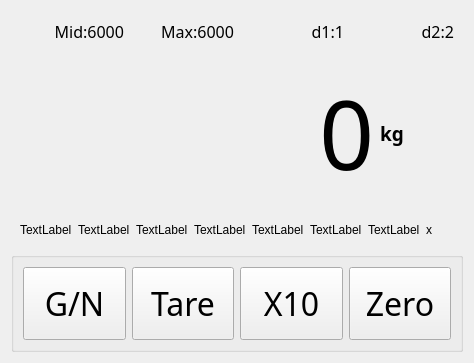
      <widget class="QWidget" name="tab_2">
       <attribute name="title">
        <string>Measure</string>
       </attribute>
       <layout class="QVBoxLayout" name="verticalLayout_3" stretch="1,6,1,2">
        <item>
         <widget class="QWidget" name="titleStatus" native="true">
          <property name="styleSheet">
           <string notr="true"/>
          </property>
          <layout class="QHBoxLayout" name="horizontalLayout_5">
           <item>
            <widget class="QLabel" name="lbl_display_wet_2">
             <property name="sizePolicy">
              <sizepolicy hsizetype="Expanding" vsizetype="Preferred">
               <horstretch>0</horstretch>
               <verstretch>0</verstretch>
              </sizepolicy>
             </property>
             <property name="font">
              <font>
               <family>Agency FB</family>
               <pointsize>12</pointsize>
              </font>
             </property>
             <property name="text">
              <string>Mid:6000</string>
             </property>
             <property name="alignment">
              <set>Qt::AlignRight|Qt::AlignTrailing|Qt::AlignVCenter</set>
             </property>
            </widget>
           </item>
           <item>
            <widget class="QLabel" name="lbl_display_wet_3">
             <property name="sizePolicy">
              <sizepolicy hsizetype="Expanding" vsizetype="Preferred">
               <horstretch>0</horstretch>
               <verstretch>0</verstretch>
              </sizepolicy>
             </property>
             <property name="font">
              <font>
               <family>Agency FB</family>
               <pointsize>12</pointsize>
              </font>
             </property>
             <property name="autoFillBackground">
              <bool>false</bool>
             </property>
             <property name="text">
              <string>Max:6000</string>
             </property>
             <property name="alignment">
              <set>Qt::AlignRight|Qt::AlignTrailing|Qt::AlignVCenter</set>
             </property>
            </widget>
           </item>
           <item>
            <widget class="QLabel" name="lbl_display_wet_4">
             <property name="sizePolicy">
              <sizepolicy hsizetype="Expanding" vsizetype="Fixed">
               <horstretch>0</horstretch>
               <verstretch>0</verstretch>
              </sizepolicy>
             </property>
             <property name="font">
              <font>
               <family>Agency FB</family>
               <pointsize>12</pointsize>
              </font>
             </property>
             <property name="text">
              <string>d1:1</string>
             </property>
             <property name="alignment">
              <set>Qt::AlignRight|Qt::AlignTrailing|Qt::AlignVCenter</set>
             </property>
            </widget>
           </item>
           <item>
            <widget class="QLabel" name="lbl_display_wet_5">
             <property name="sizePolicy">
              <sizepolicy hsizetype="Expanding" vsizetype="Preferred">
               <horstretch>0</horstretch>
               <verstretch>0</verstretch>
              </sizepolicy>
             </property>
             <property name="font">
              <font>
               <family>Agency FB</family>
               <pointsize>12</pointsize>
              </font>
             </property>
             <property name="text">
              <string>d2:2</string>
             </property>
             <property name="alignment">
              <set>Qt::AlignRight|Qt::AlignTrailing|Qt::AlignVCenter</set>
             </property>
            </widget>
           </item>
          </layout>
         </widget>
        </item>
        <item>
         <widget class="QWidget" name="widgetInfo" native="true">
          <property name="styleSheet">
           <string notr="true"/>
          </property>
          <layout class="QHBoxLayout" name="horizontalLayout_4">
           <item>
            <widget class="QLabel" name="lbl_display_wet">
             <property name="sizePolicy">
              <sizepolicy hsizetype="Expanding" vsizetype="Expanding">
               <horstretch>0</horstretch>
               <verstretch>0</verstretch>
              </sizepolicy>
             </property>
             <property name="font">
              <font>
               <family>Agency FB</family>
               <pointsize>72</pointsize>
              </font>
             </property>
             <property name="styleSheet">
              <string notr="true"/>
             </property>
             <property name="text">
              <string>0</string>
             </property>
             <property name="alignment">
              <set>Qt::AlignRight|Qt::AlignTrailing|Qt::AlignVCenter</set>
             </property>
            </widget>
           </item>
           <item>
            <widget class="QLabel" name="lblunit">
             <property name="sizePolicy">
              <sizepolicy hsizetype="Fixed" vsizetype="Preferred">
               <horstretch>0</horstretch>
               <verstretch>0</verstretch>
              </sizepolicy>
             </property>
             <property name="font">
              <font>
               <family>Agency FB</family>
               <pointsize>14</pointsize>
               <weight>75</weight>
               <bold>true</bold>
              </font>
             </property>
             <property name="text">
              <string>kg</string>
             </property>
            </widget>
           </item>
           <item>
            <spacer name="horizontalSpacer">
             <property name="orientation">
              <enum>Qt::Horizontal</enum>
             </property>
             <property name="sizeType">
              <enum>QSizePolicy::Fixed</enum>
             </property>
             <property name="sizeHint" stdset="0">
              <size>
               <width>50</width>
               <height>20</height>
              </size>
             </property>
            </spacer>
           </item>
          </layout>
         </widget>
        </item>
        <item>
         <widget class="QWidget" name="titleParam" native="true">
          <property name="styleSheet">
           <string notr="true"/>
          </property>
          <layout class="QHBoxLayout" name="horizontalLayout_3" stretch="6,2,2">
           <property name="spacing">
            <number>0</number>
           </property>
           <property name="leftMargin">
            <number>0</number>
           </property>
           <property name="topMargin">
            <number>0</number>
           </property>
           <property name="rightMargin">
            <number>0</number>
           </property>
           <property name="bottomMargin">
            <number>0</number>
           </property>
           <item>
            <widget class="QFrame" name="frame">
             <property name="sizePolicy">
              <sizepolicy hsizetype="Fixed" vsizetype="Preferred">
               <horstretch>0</horstretch>
               <verstretch>0</verstretch>
              </sizepolicy>
             </property>
             <layout class="QHBoxLayout" name="horizontalLayout_10" stretch="1,1,1,1,1,1,1,1">
              <item>
               <widget class="QLabel" name="lbl_stable">
                <property name="sizePolicy">
                 <sizepolicy hsizetype="Fixed" vsizetype="Preferred">
                  <horstretch>0</horstretch>
                  <verstretch>0</verstretch>
                 </sizepolicy>
                </property>
                <property name="text">
                 <string>TextLabel</string>
                </property>
                <property name="margin">
                 <number>0</number>
                </property>
               </widget>
              </item>
              <item>
               <widget class="QLabel" name="lbl_zero">
                <property name="sizePolicy">
                 <sizepolicy hsizetype="Fixed" vsizetype="Preferred">
                  <horstretch>0</horstretch>
                  <verstretch>0</verstretch>
                 </sizepolicy>
                </property>
                <property name="text">
                 <string>TextLabel</string>
                </property>
               </widget>
              </item>
              <item>
               <widget class="QLabel" name="lbl_net">
                <property name="sizePolicy">
                 <sizepolicy hsizetype="Fixed" vsizetype="Preferred">
                  <horstretch>0</horstretch>
                  <verstretch>0</verstretch>
                 </sizepolicy>
                </property>
                <property name="text">
                 <string>TextLabel</string>
                </property>
               </widget>
              </item>
              <item>
               <widget class="QLabel" name="lbl_upflow">
                <property name="sizePolicy">
                 <sizepolicy hsizetype="Fixed" vsizetype="Preferred">
                  <horstretch>0</horstretch>
                  <verstretch>0</verstretch>
                 </sizepolicy>
                </property>
                <property name="text">
                 <string>TextLabel</string>
                </property>
               </widget>
              </item>
              <item>
               <widget class="QLabel" name="lbl_underflow">
                <property name="sizePolicy">
                 <sizepolicy hsizetype="Fixed" vsizetype="Preferred">
                  <horstretch>0</horstretch>
                  <verstretch>0</verstretch>
                 </sizepolicy>
                </property>
                <property name="text">
                 <string>TextLabel</string>
                </property>
               </widget>
              </item>
              <item>
               <widget class="QLabel" name="lbl_highspan">
                <property name="sizePolicy">
                 <sizepolicy hsizetype="Fixed" vsizetype="Preferred">
                  <horstretch>0</horstretch>
                  <verstretch>0</verstretch>
                 </sizepolicy>
                </property>
                <property name="text">
                 <string>TextLabel</string>
                </property>
               </widget>
              </item>
              <item>
               <widget class="QLabel" name="lbl_zoom">
                <property name="sizePolicy">
                 <sizepolicy hsizetype="Fixed" vsizetype="Preferred">
                  <horstretch>0</horstretch>
                  <verstretch>0</verstretch>
                 </sizepolicy>
                </property>
                <property name="text">
                 <string>TextLabel</string>
                </property>
               </widget>
              </item>
              <item>
               <widget class="QLabel" name="lbl_menucode">
                <property name="sizePolicy">
                 <sizepolicy hsizetype="Fixed" vsizetype="Preferred">
                  <horstretch>0</horstretch>
                  <verstretch>0</verstretch>
                 </sizepolicy>
                </property>
                <property name="text">
                 <string>x</string>
                </property>
               </widget>
              </item>
             </layout>
            </widget>
           </item>
           <item>
            <widget class="QLabel" name="lblgross">
             <property name="sizePolicy">
              <sizepolicy hsizetype="Preferred" vsizetype="Fixed">
               <horstretch>0</horstretch>
               <verstretch>0</verstretch>
              </sizepolicy>
             </property>
             <property name="font">
              <font>
               <family>微软雅黑</family>
               <pointsize>14</pointsize>
              </font>
             </property>
             <property name="text">
              <string/>
             </property>
             <property name="alignment">
              <set>Qt::AlignLeading|Qt::AlignLeft|Qt::AlignVCenter</set>
             </property>
            </widget>
           </item>
           <item>
            <widget class="QLabel" name="lbltare">
             <property name="sizePolicy">
              <sizepolicy hsizetype="Preferred" vsizetype="Fixed">
               <horstretch>0</horstretch>
               <verstretch>0</verstretch>
              </sizepolicy>
             </property>
             <property name="font">
              <font>
               <family>微软雅黑</family>
               <pointsize>14</pointsize>
              </font>
             </property>
             <property name="text">
              <string/>
             </property>
             <property name="alignment">
              <set>Qt::AlignLeading|Qt::AlignLeft|Qt::AlignVCenter</set>
             </property>
            </widget>
           </item>
          </layout>
         </widget>
        </item>
        <item>
         <widget class="QGroupBox" name="grpOper">
          <property name="sizePolicy">
           <sizepolicy hsizetype="Preferred" vsizetype="Maximum">
            <horstretch>0</horstretch>
            <verstretch>0</verstretch>
           </sizepolicy>
          </property>
          <property name="minimumSize">
           <size>
            <width>0</width>
            <height>100</height>
           </size>
          </property>
          <property name="maximumSize">
           <size>
            <width>16777215</width>
            <height>100</height>
           </size>
          </property>
          <property name="title">
           <string/>
          </property>
          <layout class="QHBoxLayout" name="horizontalLayout_6">
           <item>
            <widget class="QPushButton" name="btnGN">
             <property name="sizePolicy">
              <sizepolicy hsizetype="Minimum" vsizetype="Preferred">
               <horstretch>0</horstretch>
               <verstretch>0</verstretch>
              </sizepolicy>
             </property>
             <property name="font">
              <font>
               <family>Agency FB</family>
               <pointsize>24</pointsize>
              </font>
             </property>
             <property name="text">
              <string>G/N</string>
             </property>
            </widget>
           </item>
           <item>
            <widget class="QPushButton" name="btnTare">
             <property name="sizePolicy">
              <sizepolicy hsizetype="Minimum" vsizetype="Preferred">
               <horstretch>0</horstretch>
               <verstretch>0</verstretch>
              </sizepolicy>
             </property>
             <property name="font">
              <font>
               <family>Agency FB</family>
               <pointsize>24</pointsize>
              </font>
             </property>
             <property name="text">
              <string>Tare</string>
             </property>
            </widget>
           </item>
           <item>
            <widget class="QPushButton" name="btnZoom10">
             <property name="sizePolicy">
              <sizepolicy hsizetype="Minimum" vsizetype="Preferred">
               <horstretch>0</horstretch>
               <verstretch>0</verstretch>
              </sizepolicy>
             </property>
             <property name="font">
              <font>
               <family>Agency FB</family>
               <pointsize>24</pointsize>
              </font>
             </property>
             <property name="text">
              <string>X10</string>
             </property>
            </widget>
           </item>
           <item>
            <widget class="QPushButton" name="btnZero">
             <property name="sizePolicy">
              <sizepolicy hsizetype="Minimum" vsizetype="Preferred">
               <horstretch>0</horstretch>
               <verstretch>0</verstretch>
              </sizepolicy>
             </property>
             <property name="font">
              <font>
               <family>Agency FB</family>
               <pointsize>24</pointsize>
              </font>
             </property>
             <property name="text">
              <string>Zero</string>
             </property>
            </widget>
           </item>
          </layout>
          <zorder>btnZoom10</zorder>
          <zorder>btnZero</zorder>
          <zorder>btnTare</zorder>
          <zorder>btnGN</zorder>
         </widget>
        </item>
       </layout>
      </widget>
